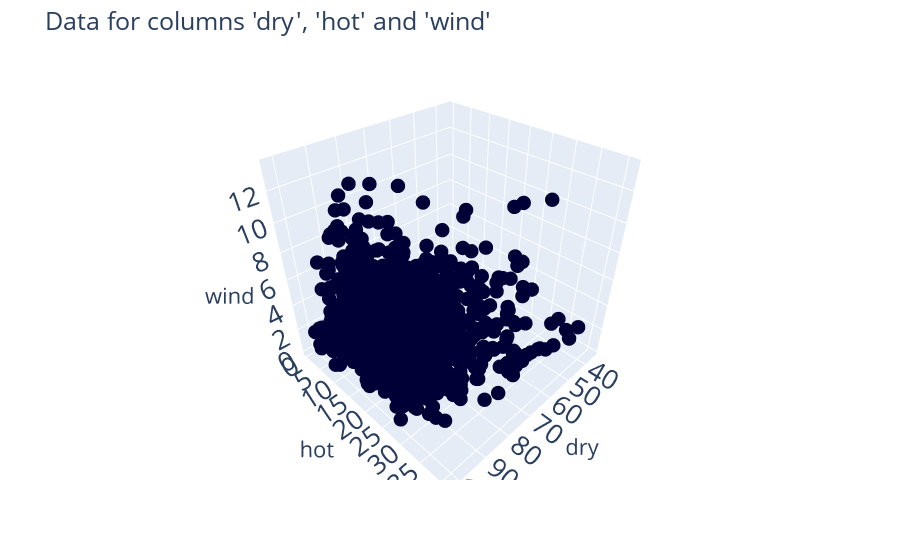

Write notebook code for a chart like this one.
### Code cell
scatter_3d(df[['dry', 'hot', 'wind']])
# scatter_3d(df_normalized)

### Figure 1 — Plotly figure (JSON) as saved in the notebook; plotly's stock layout.template omitted (floating-point values rounded to 4 significant figures; data arrays with more than 128 entries replaced by an {"elided": "..."} marker saying what was removed)
{"data": [{"hovertemplate": "Data=Real<br>dry=%{x}<br>hot=%{y}<br>wind=%{z}<extra></extra>", "legendgroup": "Real", "marker": {"color": "#000036", "size": 5, "symbol": "circle"}, "mode": "markers", "name": "Real", "scene": "scene", "showlegend": true, "type": "scatter3d", "x": {"elided": "1096 float values"}, "y": {"elided": "1096 float values"}, "z": {"elided": "1096 float values"}}], "layout": {"font": {"size": 18}, "legend": {"title": {"text": "Data"}, "tracegroupgap": 0}, "margin": {"t": 60}, "plot_bgcolor": "#F5F5F8", "scene": {"domain": {"x": [0, 1], "y": [0, 1]}, "xaxis": {"title": {"text": "dry"}}, "yaxis": {"title": {"text": "hot"}}, "zaxis": {"title": {"text": "wind"}}}, "showlegend": false, "title": {"text": "Data for columns 'dry', 'hot' and 'wind'"}}}
